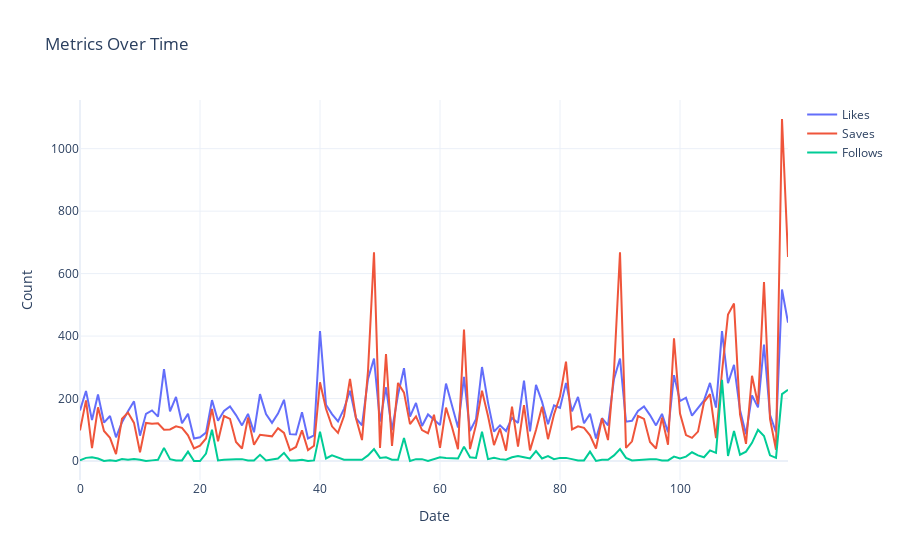

Notebook code for this chart:
### Code cell
# Now let’s have a look at all the metrics like Likes, Saves, and Follows from each post over time:
fig = go.Figure()

fig.add_trace(go.Scatter(x=data.index, y=data['Likes'], name='Likes'))
fig.add_trace(go.Scatter(x=data.index, y=data['Saves'], name='Saves'))
fig.add_trace(go.Scatter(x=data.index, y=data['Follows'], name='Follows'))

fig.update_layout(title='Metrics Over Time',
                  xaxis_title='Date',
                  yaxis_title='Count')

fig.show()
